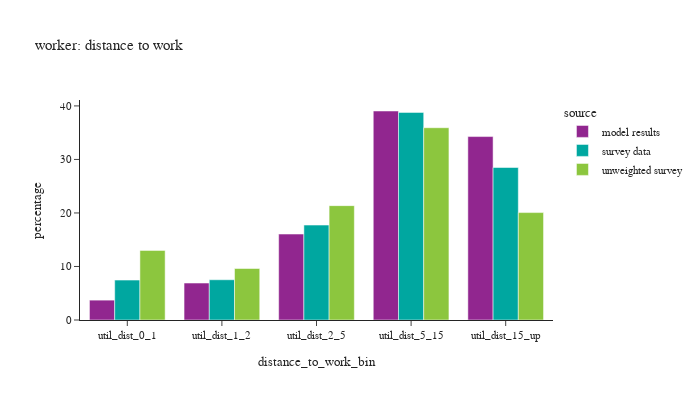
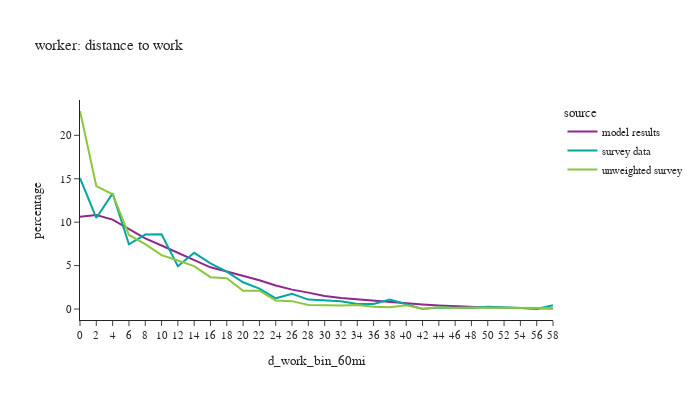

Notebook code cell kept with these figures, in order:
### Markdown cell above
## Distance to work

### Code cell
def plot_distance(df:pd.DataFrame, group:str, title_name:str):

    count = df.loc[(df['source']=='model results') & (df[group]),['distance_to_work_bin']].value_counts()
    print(f"model person count =\n"
          f"{count.sort_values()}")

    # plot1
    df_plot = df.loc[(df[group]) & (df['distance_to_work_bin'] != float('nan'))].groupby(['source','distance_to_work_bin'])['person_weight'].sum().reset_index()
    df_plot['percentage'] = df_plot.groupby(['source'], group_keys=False)['person_weight'].\
            apply(lambda x: 100 * x / float(x.sum()))
    # df_plot
    #
    fig1 = px.bar(df_plot, x='distance_to_work_bin', y="percentage", color="source", barmode="group",
                  title=title_name)
    fig1.for_each_annotation(lambda a: a.update(text = a.text.split("=")[-1]))
    fig1.update_layout(height=400, width=700, font=dict(size=11))
    fig1.show()

    # plot2
    df_plot = per_data.loc[(per_data[group]) & (per_data['d_work_bin_60mi'].notna())].groupby(['source','d_work_bin_60mi'])['person_weight'].sum().reset_index()
    df_plot['percentage'] = df_plot.groupby(['source'], group_keys=False)['person_weight'].\
                apply(lambda x: 100 * x / float(x.sum()))
    # df_plot
    #
    fig2 = px.line(df_plot, x='d_work_bin_60mi', y="percentage", color="source",
                   title=title_name)
    fig2.for_each_annotation(lambda a: a.update(text = a.text.split("=")[-1]))
    fig2.update_layout(height=400, width=700, font=dict(size=11))
    fig2.show()

# distance to work
plot_distance(per_data,'is_worker',"worker: distance to work")

### Figure 1 — Plotly figure (JSON) as saved in the notebook; plotly's stock layout.template omitted (floating-point values rounded to 4 significant figures)
{"data": [{"alignmentgroup": "True", "hovertemplate": "source=model results<br>distance_to_work_bin=%{x}<br>percentage=%{y}<extra></extra>", "legendgroup": "model results", "marker": {"color": "#91268F", "pattern": {"shape": ""}}, "name": "model results", "offsetgroup": "model results", "orientation": "v", "showlegend": true, "textposition": "auto", "type": "bar", "x": ["util_dist_0_1", "util_dist_1_2", "util_dist_2_5", "util_dist_5_15", "util_dist_15_up"], "xaxis": "x", "y": [3.712, 6.902, 16.06, 39.05, 34.27], "yaxis": "y"}, {"alignmentgroup": "True", "hovertemplate": "source=survey data<br>distance_to_work_bin=%{x}<br>percentage=%{y}<extra></extra>", "legendgroup": "survey data", "marker": {"color": "#00A7A0", "pattern": {"shape": ""}}, "name": "survey data", "offsetgroup": "survey data", "orientation": "v", "showlegend": true, "textposition": "auto", "type": "bar", "x": ["util_dist_0_1", "util_dist_1_2", "util_dist_2_5", "util_dist_5_15", "util_dist_15_up"], "xaxis": "x", "y": [7.455, 7.52, 17.74, 38.79, 28.5], "yaxis": "y"}, {"alignmentgroup": "True", "hovertemplate": "source=unweighted survey<br>distance_to_work_bin=%{x}<br>percentage=%{y}<extra></extra>", "legendgroup": "unweighted survey", "marker": {"color": "#8CC63E", "pattern": {"shape": ""}}, "name": "unweighted survey", "offsetgroup": "unweighted survey", "orientation": "v", "showlegend": true, "textposition": "auto", "type": "bar", "x": ["util_dist_0_1", "util_dist_1_2", "util_dist_2_5", "util_dist_5_15", "util_dist_15_up"], "xaxis": "x", "y": [13.01, 9.622, 21.37, 35.93, 20.07], "yaxis": "y"}], "layout": {"barmode": "group", "font": {"size": 11}, "height": 400, "legend": {"title": {"text": "source"}, "tracegroupgap": 0}, "title": {"text": "worker: distance to work"}, "width": 700, "xaxis": {"anchor": "y", "domain": [0.0, 1.0], "title": {"text": "distance_to_work_bin"}}, "yaxis": {"anchor": "x", "domain": [0.0, 1.0], "title": {"text": "percentage"}}}}

### Figure 2 — Plotly figure (JSON) as saved in the notebook; plotly's stock layout.template omitted (floating-point values rounded to 4 significant figures)
{"data": [{"hovertemplate": "source=model results<br>d_work_bin_60mi=%{x}<br>percentage=%{y}<extra></extra>", "legendgroup": "model results", "line": {"color": "#91268F", "dash": "solid"}, "marker": {"symbol": "circle"}, "mode": "lines", "name": "model results", "orientation": "v", "showlegend": true, "type": "scatter", "x": ["0", "2", "4", "6", "8", "10", "12", "14", "16", "18", "20", "22", "24", "26", "28", "30", "32", "34", "36", "38", "40", "42", "44", "46", "48", "50", "52", "54", "56", "58"], "xaxis": "x", "y": [10.63, 10.82, 10.29, 9.236, 8.125, 7.319, 6.503, 5.674, 4.8, 4.323, 3.813, 3.311, 2.71, 2.234, 1.89, 1.507, 1.262, 1.106, 0.9405, 0.8194, 0.6531, 0.5348, 0.4145, 0.3152, 0.2419, 0.1696, 0.1414, 0.08705, 0.07251, 0.05293], "yaxis": "y"}, {"hovertemplate": "source=survey data<br>d_work_bin_60mi=%{x}<br>percentage=%{y}<extra></extra>", "legendgroup": "survey data", "line": {"color": "#00A7A0", "dash": "solid"}, "marker": {"symbol": "circle"}, "mode": "lines", "name": "survey data", "orientation": "v", "showlegend": true, "type": "scatter", "x": ["0", "2", "4", "6", "8", "10", "12", "14", "16", "18", "20", "22", "24", "26", "28", "30", "32", "34", "36", "38", "40", "42", "44", "46", "48", "50", "52", "54", "56", "58"], "xaxis": "x", "y": [15.06, 10.49, 13.32, 7.459, 8.576, 8.614, 4.936, 6.47, 5.248, 4.3, 3.084, 2.355, 1.234, 1.752, 1.086, 0.9431, 0.8866, 0.5894, 0.5704, 1.097, 0.5492, 0.003875, 0.1724, 0.1027, 0.1105, 0.2772, 0.1596, 0.1143, 0.01429, 0.4253], "yaxis": "y"}, {"hovertemplate": "source=unweighted survey<br>d_work_bin_60mi=%{x}<br>percentage=%{y}<extra></extra>", "legendgroup": "unweighted survey", "line": {"color": "#8CC63E", "dash": "solid"}, "marker": {"symbol": "circle"}, "mode": "lines", "name": "unweighted survey", "orientation": "v", "showlegend": true, "type": "scatter", "x": ["0", "2", "4", "6", "8", "10", "12", "14", "16", "18", "20", "22", "24", "26", "28", "30", "32", "34", "36", "38", "40", "42", "44", "46", "48", "50", "52", "54", "56", "58"], "xaxis": "x", "y": [22.8, 14.16, 13.22, 8.533, 7.48, 6.209, 5.592, 4.938, 3.667, 3.558, 2.106, 2.106, 0.9804, 0.9078, 0.472, 0.3994, 0.3994, 0.472, 0.2542, 0.2179, 0.4357, 0.03631, 0.2179, 0.1089, 0.1816, 0.1452, 0.1452, 0.07262, 0.07262, 0.1089], "yaxis": "y"}], "layout": {"font": {"size": 11}, "height": 400, "legend": {"title": {"text": "source"}, "tracegroupgap": 0}, "title": {"text": "worker: distance to work"}, "width": 700, "xaxis": {"anchor": "y", "domain": [0.0, 1.0], "title": {"text": "d_work_bin_60mi"}}, "yaxis": {"anchor": "x", "domain": [0.0, 1.0], "title": {"text": "percentage"}}}}
